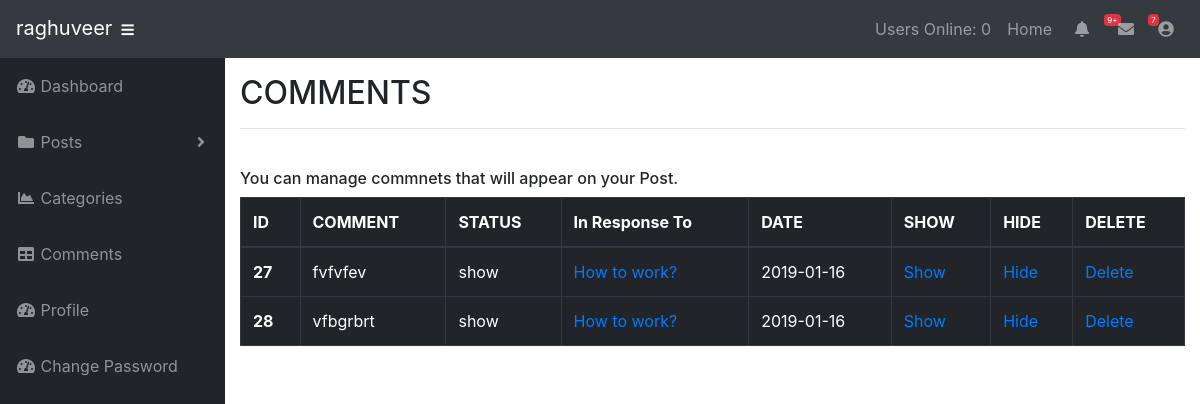
The app's page /subscriber/post_comment.php?id=2 (signed in), older data.
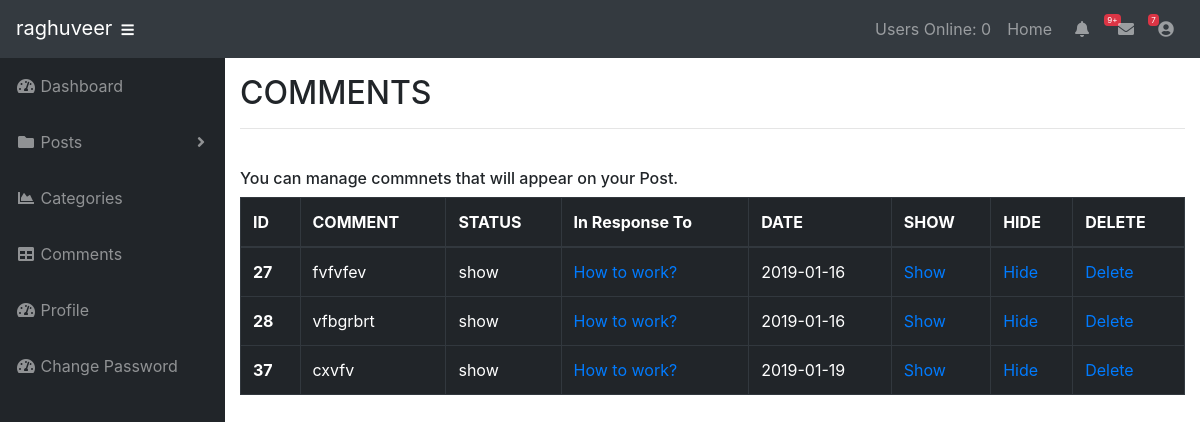
The same page, newer data.
### tables this page shows
CREATE TABLE `comments` (
  `comment_id` int(3) NOT NULL,
  `comment_post_id` int(3) NOT NULL,
  `comment_author` varchar(255) NOT NULL,
  `comment_email` varchar(255) NOT NULL,
  `comment_content` text NOT NULL,
  `comment_status` varchar(255) NOT NULL,
  `comment_date` date NOT NULL
);

CREATE TABLE `posts` (
  `post_id` int(3) NOT NULL,
  `post_category_id` int(3) NOT NULL,
  `post_title` varchar(255) NOT NULL,
  `post_user` varchar(255) NOT NULL,
  `post_date` date NOT NULL,
  `post_image` text NOT NULL,
  `post_content` text NOT NULL,
  `post_tags` varchar(255) NOT NULL,
  `post_comment_count` int(11) NOT NULL,
  `post_status` varchar(255) NOT NULL DEFAULT 'draft',
  `post_views_count` int(11) NOT NULL
);

### subscriber/functions.php (called while the page is built, shortened)
<?php
function users_online() {
    global $connection;
    $session = session_id();
    $time = time();
    $time_out_in_seconds = 60;
    $time_out = $time - $time_out_in_seconds;
    $query = "SELECT * FROM users_online WHERE session = '$session'";
    $send_query = mysqli_query($connection, $query);
    $count = mysqli_num_rows($send_query);
        if($count == NULL) {
        mysqli_query($connection, "INSERT INTO users_online(session, time) VALUES('$session','$time')");
        } else {
        mysqli_query($connection, "UPDATE users_online SET time = '$time' WHERE session = '$session'");
        }
    $users_online_query =  mysqli_query($connection, "SELECT * FROM users_online WHERE time > '$time_out'");
    return $count_user = mysqli_num_rows($users_online_query);
}
?>

### subscriber/post_comment.php (the view, shortened to what this page needs)
<?php include "includes/header.php" ?>
<?php include "includes/navigation.php" ?>
<div id="wrapper">
<?php include "includes/sidebar.php" ?>
<div id="content-wrapper">
  <div class="container-fluid">
    <h2>COMMENTS</h2>
    <hr><br>
    <h6>You can manage commnets that will appear on your Post.</h6>
    <table class="table table-hover table-dark table-bordered">
        <thead>
            <tr>
              <th scope="col">ID</th>
              <th scope="col">COMMENT</th>
              <th scope="col">STATUS</th>
              <th scope="col">In Response To</th>
              <th scope="col">DATE</th>
              <th scope="col">SHOW</th>
              <th scope="col">HIDE</th>
              <th scope="col">DELETE</th>
            </tr>
        </thead>
        <tbody>
        <?php
            $query = "SELECT * FROM comments WHERE comment_post_id =" .$_GET['id']. " ";
            $select_all_comments_query = mysqli_query($connection,$query);
            while($row = mysqli_fetch_assoc($select_all_comments_query)){
               $comment_id = $row['comment_id'];
               $comment_post_id = $row['comment_post_id'];
               $comment_content = $row['comment_content'];
               $comment_status = $row['comment_status'];
               $comment_date = $row['comment_date'];
              echo "<tr>";
              echo "<th scope='row'>$comment_id</th>";
              echo "<td>$comment_content</td>";
              echo "<td>$comment_status</td>";
              $query = "SELECT * FROM posts WHERE post_id = $comment_post_id ";
              $select_post_id_query = mysqli_query($connection,$query);
              while($row = mysqli_fetch_assoc($select_post_id_query)){
                  $post_id = $row['post_id'];
                  $post_title = $row['post_title'];
                  echo "<td><a href='../post.php?p_id=$post_id'>$post_title</a></td>";
              }
              echo "<td>$comment_date</td>";
              echo "<td><a href='comments.php?show=$comment_id'>Show</td>";
              echo "<td><a href='comments.php?hide=$comment_id'>Hide</td>";
              echo "<td><a href='post_comment.php?delete=$comment_id&id=". $_GET['id'] ."'>Delete</td>";
              echo "</tr>";
            }
        ?>
        </tbody>
    </table>
  </div>
</div>
</div>
<?php include "includes/footer.php" ?>

### subscriber/includes/header.php (shortened to what this page needs)
<?php include "../includes/db.php"; ?>
<?php include "functions.php"; ?>
<!DOCTYPE html>
<html lang="en">
  <head>
    <link rel="stylesheet" href="https://stackpath.bootstrapcdn.com/bootstrap/4.1.3/css/bootstrap.min.css">
    <link rel="stylesheet" href="https://use.fontawesome.com/releases/v5.4.1/css/all.css">
    <link href="css/sb-subscriber.css" rel="stylesheet">
  </head>
  <body>

### subscriber/includes/navigation.php (shortened to what this page needs)
<nav class="navbar navbar-expand-lg navbar-dark bg-dark static-top">
    <a class="navbar-brand mr-1" href="index.php">
      <?php
        echo $_SESSION['username'];
        echo '<button class="btn btn-link btn-sm text-white order-1 order-sm-0" id="sidebarToggle" href="#">
                <i class="fas fa-bars"></i>
              </button>';
      ?>
    </a>
    <div class="collapse navbar-collapse" id="navbarResponsive">
      <ul class="navbar-nav ml-auto">
          <li class="nav-item ">
            <a class="nav-link" href="">Users Online: <?php echo users_online(); ?>
            </a>
          </li>
          <li class="nav-item ">
            <a class="nav-link" href="../index.php">Home
            </a>
          </li>
          <li class="nav-item dropdown no-arrow mx-1">
            <a class="nav-link dropdown-toggle" href="#" id="alertsDropdown" role="button" data-toggle="dropdown" aria-haspopup="true" aria-expanded="false">
              <i class="fas fa-bell fa-fw"></i>
              <span class="badge badge-danger">9+</span>
            </a>
          </li>
          <li class="nav-item dropdown no-arrow mx-1">
            <a class="nav-link dropdown-toggle" href="#" id="messagesDropdown" role="button" data-toggle="dropdown" aria-haspopup="true" aria-expanded="false">
              <i class="fas fa-envelope fa-fw"></i>
              <span class="badge badge-danger">7</span>
            </a>
          </li>
          <li class="nav-item dropdown no-arrow">
            <a class="nav-link dropdown-toggle" href="#" id="userDropdown" role="button" data-toggle="dropdown" aria-haspopup="true" aria-expanded="false">
              <i class="fas fa-user-circle fa-fw"></i>
            </a>
          </li>
      </ul>
    </div>
</nav>

### subscriber/includes/sidebar.php (shortened to what this page needs)
<ul class="sidebar navbar-nav">
    <li class="nav-item">
      <a class="nav-link" href="index.php">
        <i class="fas fa-fw fa-tachometer-alt"></i>
        <span>Dashboard</span>
      </a>
    </li>
    <li class="nav-item dropdown">
      <a class="nav-link dropdown-toggle" href="#" id="postDropdown" role="button" data-toggle="dropdown" aria-haspopup="true" aria-expanded="false">
        <i class="fas fa-fw fa-folder"></i>
        <span>Posts</span>
      </a>
    </li>
    <li class="nav-item">
      <a class="nav-link" href="./category.php">
        <i class="fas fa-fw fa-chart-area"></i>
        <span>Categories</span></a>
    </li>
    <li class="nav-item">
      <a class="nav-link" href="./comments.php">
        <i class="fas fa-fw fa-table"></i>
        <span>Comments</span></a>
    </li>
    <li class="nav-item">
      <a class="nav-link" href="profile.php">
        <i class="fas fa-fw fa-tachometer-alt"></i>
        <span>Profile</span>
      </a>
    </li>
    <li class="nav-item">
      <a class="nav-link" href="password.php">
        <i class="fas fa-fw fa-tachometer-alt"></i>
        <span>Change Password</span>
      </a>
    </li>
</ul>

### subscriber/includes/footer.php (shortened to what this page needs)
  </body>
</html>

### subscriber/css/sb-subscriber.css (style rules this page uses)
html { position: relative; min-height: 100%; }
body { height: 100%; }
#wrapper { display: -webkit-box; display: -ms-flexbox; display: flex; }
#wrapper #content-wrapper { overflow-x: hidden; width: 100%; padding-top: 1rem; padding-bottom: 80px; }
.navbar-nav .nav-item.dropdown .dropdown-toggle::after { width: 1rem; text-align: center; float: right; vertical-align: 0; border: 0; font-weight: 900; content: '\f105'; font-family: 'Font Awesome 5 Free'; }
.navbar-nav .nav-item.dropdown.no-arrow .dropdown-toggle::after { display: none; }
.navbar-nav .nav-item .nav-link .badge { position: absolute; margin-left: 0.75rem; top: 0.3rem; font-weight: 400; font-size: 0.5rem; }
.sidebar { width: 90px !important; background-color: #212529; min-height: calc(100vh - 56px); }
.sidebar .nav-item:last-child { margin-bottom: 1rem; }
.sidebar .nav-item .nav-link { text-align: center; padding: 0.75rem 1rem; width: 90px; }
.sidebar .nav-item .nav-link span { font-size: 0.65rem; display: block; }
.sidebar .nav-item.dropdown .dropdown-toggle::after { display: none; }
.sidebar .nav-item .nav-link { color: rgba(255, 255, 255, 0.5); }
@media (min-width: 768px) { .sidebar { width: 225px !important; } }
@media (min-width: 768px) { .sidebar .nav-item .nav-link { display: block; width: 100%; text-align: left; padding: 1rem; width: 225px; } }
@media (min-width: 768px) { .sidebar .nav-item .nav-link span { font-size: 1rem; display: inline; } }
@media (min-width: 768px) { .sidebar .nav-item.dropdown .dropdown-toggle::after { display: block; } }
:root { --input-padding-x: 0.75rem; --input-padding-y: 0.75rem; }

Row changes from the older to the newer data that the page shows:
added comments: comment_id "37", comment_content "cxvfv", comment_status "show", comment_date "2019-01-19", posts (post_title "How to work?")
